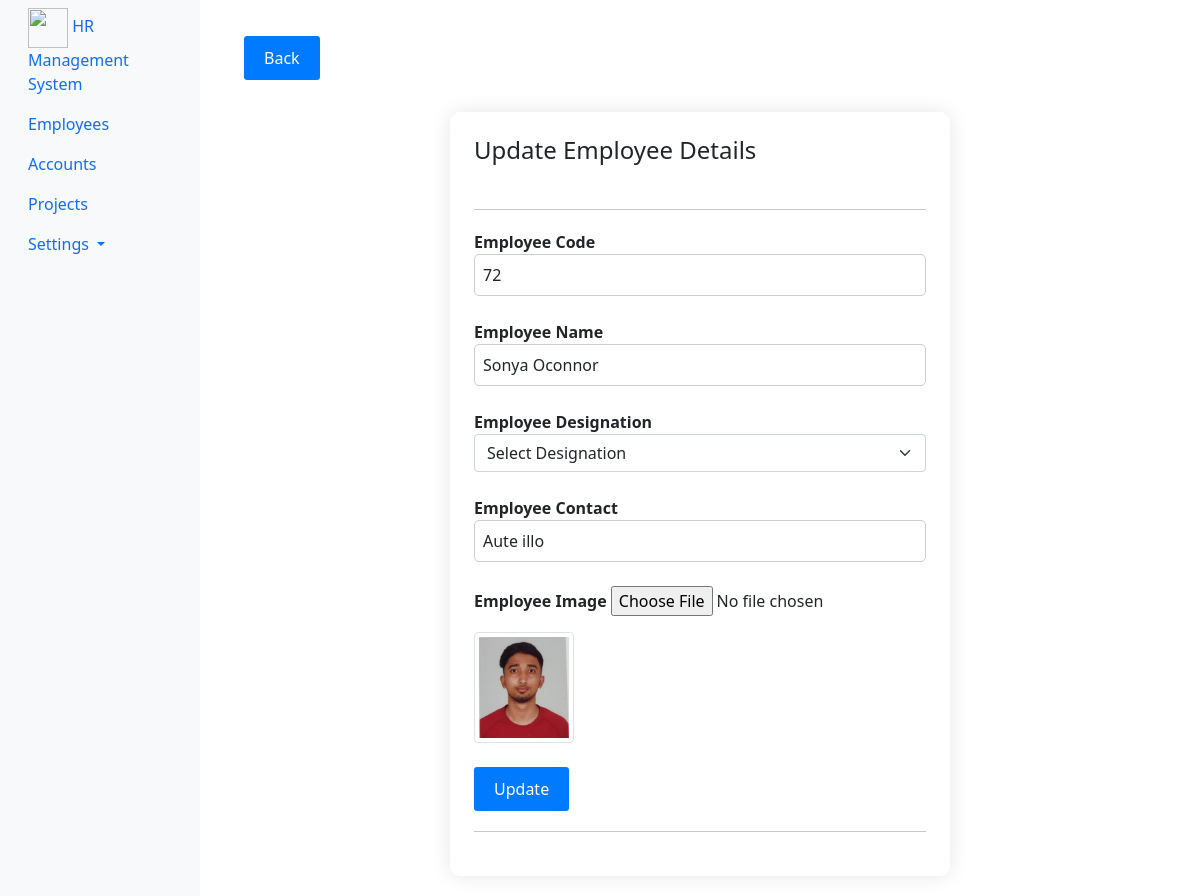
Page /employees/edit/72/ (signed in) on the committed database.
### Employees/models.py (models this page shows, shortened)
class EmployeeDetail(models.Model):
    employee_code = models.PositiveIntegerField(primary_key=True, auto_created=True)
    employee_name = models.CharField(max_length=30)
    employee_designation = models.ForeignKey(EmployeeDesignation, on_delete=models.CASCADE)
    employee_contact = models.CharField(max_length=10)
    employee_image = models.FileField(upload_to="images/employeeImage/", blank=True, null=True)
    is_active = models.BooleanField(default=True)
    class Meta:
        db_table = "employee_details"
        ordering = ["-employee_name"]

### Employees/views.py (the view)
# urls.py: path('edit/<int:pk>/', views.employee_edit, name='employee_edit'),
@login_required(login_url='/login/')
def employee_edit(request, pk):
    employee_obj=EmployeeDetail.objects.get(pk=pk)
    designation_obj=EmployeeDesignation.objects.all()
    context={"data": employee_obj, "employee_designation": designation_obj}
    if request.method == "POST":
        employee_obj= EmployeeCreateForm(data=request.POST, instance=employee_obj, files=request.FILES)
        if employee_obj.is_valid():
            employee_obj.save()
            messages.success(request, "Updated succesfully")
            return redirect("employee_show", pk)   #redirecting to url having pk or id
    return render(request, 'employees/employee_edit.html', context)

### templates/employees/employee_edit.html (shortened to what this page needs)
{% extends 'layouts/master.html' %}
{% block custom_css %}
{% load static %}
<link rel="stylesheet" href="{% static 'css/employee_edit.css' %}">
{% endblock %}
{% block content %}
<div class="container">
    <a href="{% url 'employee_list' %}" class="btn btn-sm btn-primary my-3">Back</a>
    <div class="card p-4 mt-3">
        <h1 class="mb-4">Update Employee Details</h1>
        <hr>
        <form action="{% url 'employee_edit' data.pk %}" method="post" enctype="multipart/form-data">
            <div class="form-group mb-4">
                <label for="employee_code">Employee Code</label>
                <input type="number" name="employee_code" value="{{ data.employee_code }}" class="form-control" placeholder="Enter Employee Code" required>
            </div>
            <div class="form-group mb-4">
                <label for="employee_name">Employee Name</label>
                <input type="text" name="employee_name" value="{{ data.employee_name }}" class="form-control" placeholder="Enter Employee Name" required>
            </div>
            <div class="form-group mb-4">
                <label for="employee_designation">Employee Designation</label>
                <select name="employee_designation" class="form-select">
                    <option value="0">Select Designation</option>
                </select>
            </div>
            <div class="form-group mb-4">
                <label for="employee_contact">Employee Contact</label>
                <input type="tel" name="employee_contact" value="{{ data.employee_contact }}" class="form-control" placeholder="Enter Contact Number" required maxlength="10">
            </div>
            <div class="form-group mb-4">
                <label for="employee_image">Employee Image</label>
                <input type="file" name="employee_image" class="form-control-file" accept="image/*">
                <img src="{{ data.employee_image.url }}" alt="Current Image" class="img-thumbnail mt-3" style="max-width: 100px;">
            </div>
            <button type="submit" class="btn btn-primary btn-sm">Update</button>
        </form>
        <hr>
    </div>
</div>
{% endblock %}

### static/css/employee_edit.css (style rules this page uses)
.container { padding: 20px; }
.card { border: none; box-shadow: 0 0 20px rgba(0, 0, 0, 0.1); border-radius: 10px; }
.card h1 { font-size: 24px; }
.card hr { margin: 20px 0; }
.form-group { margin-bottom: 1.5rem; }
.form-control { border: 1px solid #ccc; border-radius: 5px; padding: 0.5rem; font-size: 16px; }
.btn { font-size: 16px; padding: 10px 20px; }
.btn-primary { background-color: #007bff; color: #fff; border: none; }
.mb-4 { margin-bottom: 2rem; }
label { font-weight: bold; }
.card h1 { margin-top: 0; }
.card { max-width: 500px; margin: 0 auto; }

### rows in the picture
EmployeeDetail: employee_code "72", employee_name "Sonya Oconnor", employee_contact "Aute illo", employee_image (picture)
